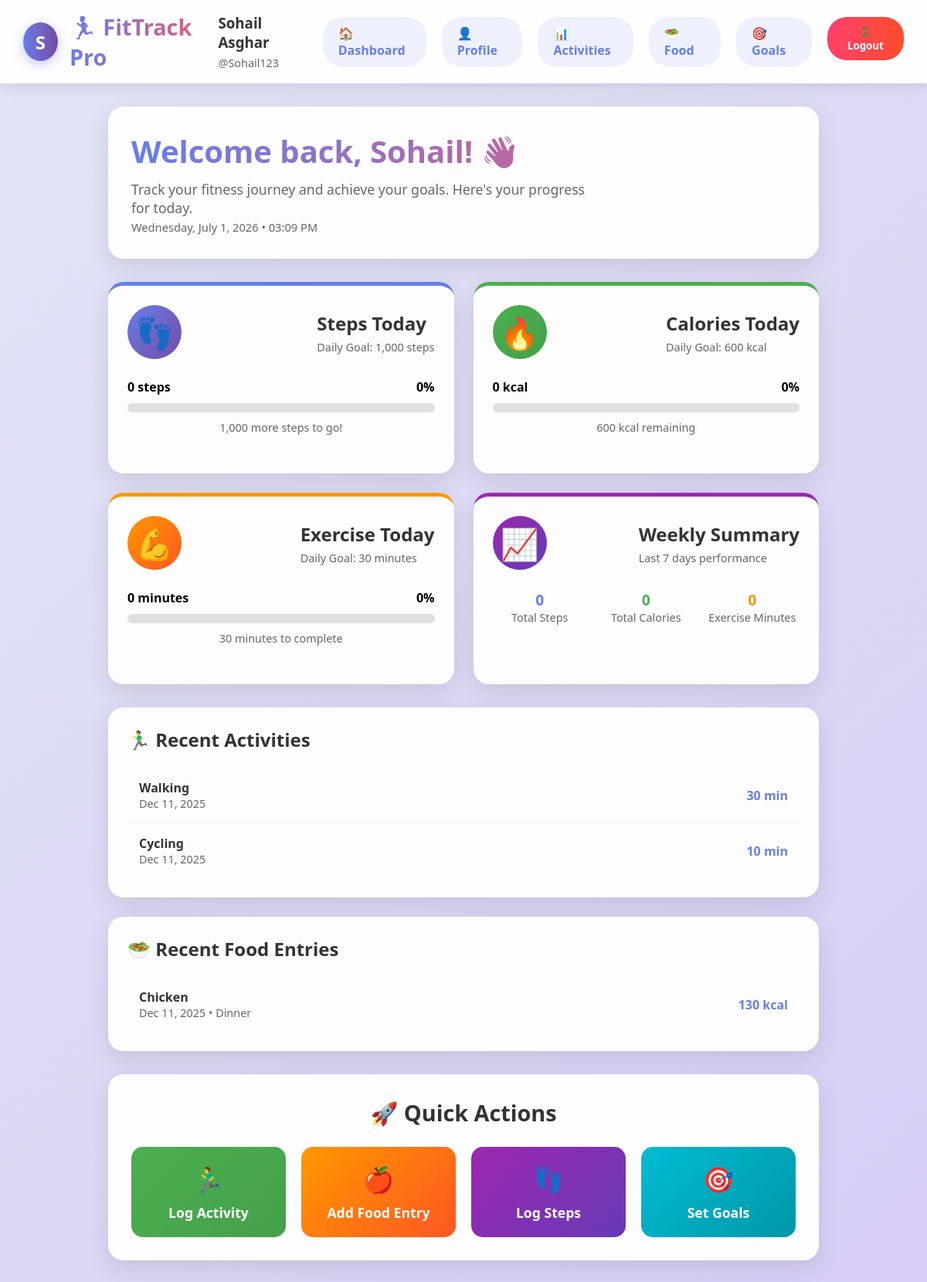
The app's page /dashboard.php (signed in) with its own data.
### tables this page shows
CREATE TABLE `user_goals` (
  `user_goal_id` int(11) NOT NULL AUTO_INCREMENT,
  `user_id` int(11) NOT NULL,
  `daily_steps_goal` int(11) DEFAULT 10000,
  `daily_calorie_goal` int(11) DEFAULT 2000,
  `daily_exercise_minutes` int(11) DEFAULT 30,
  `weight_goal` decimal(6,2) DEFAULT NULL,
  `updated_at` timestamp NOT NULL DEFAULT current_timestamp() ON UPDATE current_timestamp(),
  PRIMARY KEY (`user_goal_id`),
  UNIQUE KEY `unique_user` (`user_id`),
  CONSTRAINT `user_goals_ibfk_1` FOREIGN KEY (`user_id`) REFERENCES `users` (`user_id`) ON DELETE CASCADE
);

CREATE TABLE `activities` (
  `activity_id` int(11) NOT NULL AUTO_INCREMENT,
  `user_id` int(11) NOT NULL,
  `activity_type` enum('walking','running','cycling','swimming','gym','yoga','other') NOT NULL,
  `activity_name` varchar(100) DEFAULT NULL,
  `duration_minutes` int(11) NOT NULL,
  `intensity` enum('low','medium','high') DEFAULT 'medium',
  `calories_burned` int(11) DEFAULT NULL,
  `activity_date` date NOT NULL,
  `activity_time` time DEFAULT NULL,
  `notes` text DEFAULT NULL,
  `created_at` timestamp NOT NULL DEFAULT current_timestamp(),
  PRIMARY KEY (`activity_id`),
  KEY `user_id` (`user_id`),
  CONSTRAINT `activities_ibfk_1` FOREIGN KEY (`user_id`) REFERENCES `users` (`user_id`) ON DELETE CASCADE
);

CREATE TABLE `food_entries` (
  `food_id` int(11) NOT NULL AUTO_INCREMENT,
  `user_id` int(11) NOT NULL,
  `meal_type` enum('breakfast','lunch','dinner','snack') NOT NULL,
  `food_name` varchar(150) NOT NULL,
  `quantity` decimal(6,2) NOT NULL,
  `unit` varchar(20) DEFAULT 'grams',
  `calories` int(11) NOT NULL,
  `protein` decimal(6,2) DEFAULT NULL,
  `carbs` decimal(6,2) DEFAULT NULL,
  `fats` decimal(6,2) DEFAULT NULL,
  `entry_date` date NOT NULL,
  `entry_time` time DEFAULT NULL,
  `created_at` timestamp NOT NULL DEFAULT current_timestamp(),
  PRIMARY KEY (`food_id`),
  KEY `user_id` (`user_id`),
  CONSTRAINT `food_entries_ibfk_1` FOREIGN KEY (`user_id`) REFERENCES `users` (`user_id`) ON DELETE CASCADE
);

### dashboard.php (the view, shortened to what this page needs)
<?php
require_once 'conn.php';
$user_id = $_SESSION['user_id'];
$username = $_SESSION['username'];
$full_name = $_SESSION['full_name'];
$today = date('Y-m-d');
$steps_sql = "SELECT step_count FROM steps WHERE user_id = $user_id AND step_date = '$today'";
$steps_result = $conn->query($steps_sql);
$today_steps = $steps_result->num_rows > 0 ? $steps_result->fetch_assoc()['step_count'] : 0;
$calories_sql = "SELECT SUM(calories) as total_calories FROM food_entries WHERE user_id = $user_id AND entry_date = '$today'";
$calories_result = $conn->query($calories_sql);
$today_calories = $calories_result->fetch_assoc()['total_calories'] ?? 0;
$exercise_sql = "SELECT SUM(duration_minutes) as total_minutes FROM activities WHERE user_id = $user_id AND activity_date = '$today'";
$exercise_result = $conn->query($exercise_sql);
$today_exercise = $exercise_result->fetch_assoc()['total_minutes'] ?? 0;
$goals_sql = "SELECT daily_steps_goal, daily_calorie_goal, daily_exercise_minutes FROM user_goals WHERE user_id = $user_id";
$goals_result = $conn->query($goals_sql);
if ($goals_result->num_rows > 0) {
    $goals = $goals_result->fetch_assoc();
    $steps_goal = $goals['daily_steps_goal'] ?? 10000;
    $calorie_goal = $goals['daily_calorie_goal'] ?? 2000;
    $exercise_goal = $goals['daily_exercise_minutes'] ?? 30;
} else {
    $steps_goal = 10000;
    $calorie_goal = 2000;
    $exercise_goal = 30;
}
$steps_percentage = min(100, ($today_steps / $steps_goal) * 100);
$calories_percentage = min(100, ($today_calories / $calorie_goal) * 100);
$exercise_percentage = min(100, ($today_exercise / $exercise_goal) * 100);
$activities_sql = "SELECT * FROM activities WHERE user_id = $user_id ORDER BY activity_date DESC LIMIT 5";
$activities_result = $conn->query($activities_sql);
$food_sql = "SELECT * FROM food_entries WHERE user_id = $user_id ORDER BY entry_date DESC LIMIT 5";
$food_result = $conn->query($food_sql);
$week_start = date('Y-m-d', strtotime('-6 days'));
$weekly_sql = "SELECT
    SUM(step_count) as weekly_steps,
    SUM(calories) as weekly_calories,
    SUM(duration_minutes) as weekly_exercise
    FROM (
        SELECT step_count, 0 as calories, 0 as duration_minutes, step_date as date FROM steps WHERE user_id = $user_id AND step_date >= '$week_start'
        UNION ALL
        SELECT 0, calories, 0, entry_date FROM food_entries WHERE user_id = $user_id AND entry_date >= '$week_start'
        UNION ALL
        SELECT 0, 0, duration_minutes, activity_date FROM activities WHERE user_id = $user_id AND activity_date >= '$week_start'
    ) as combined";
$weekly_result = $conn->query($weekly_sql);
$weekly_data = $weekly_result->fetch_assoc();
?>
<!DOCTYPE html>
<html lang="en">
<head>
</head>
<body>
    <nav class="navbar">
        <div class="logo">
            <div class="user-avatar">
                <?php echo strtoupper(substr($full_name, 0, 1)); ?>
            </div>
            <h1>🏃‍♂️ FitTrack Pro</h1>
        </div>
        <div class="user-info">
            <div class="user-details">
                <h3><?php echo htmlspecialchars($full_name); ?></h3>
                <p>@<?php echo htmlspecialchars($username); ?></p>
            </div>
            <div class="nav-links">
                <a href="dashboard.php" class="nav-link">🏠 Dashboard</a>
                <a href="profile.php" class="nav-link">👤 Profile</a>
                <a href="activities.php" class="nav-link">📊 Activities</a>
                <a href="food.php" class="nav-link">🥗 Food</a>
                <a href="goals.php" class="nav-link">🎯 Goals</a>
                <form action="logout.php" method="POST" style="display: inline;">
                    <button type="submit" class="logout-btn">🚪 Logout</button>
                </form>
            </div>
        </div>
    </nav>
    <div class="container">
        <div class="welcome-section">
            <h2>Welcome back, <?php echo htmlspecialchars(explode(' ', $full_name)[0]); ?>! 👋</h2>
            <p>Track your fitness journey and achieve your goals. Here's your progress for today.</p>
        </div>
        <div class="stats-grid">
            <div class="stat-card steps">
                <div class="stat-header">
                    <div class="stat-icon">👣</div>
                    <div class="stat-title">
                        <h3>Steps Today</h3>
                        <p>Daily Goal: <?php echo number_format($steps_goal); ?> steps</p>
                    </div>
                </div>
                <div class="progress-container">
                    <div class="progress-info">
                        <span><?php echo number_format($today_steps); ?> steps</span>
                        <span><?php echo round($steps_percentage, 1); ?>%</span>
                    </div>
                    <div class="progress-bar">
                    </div>
                    <div class="goal-text">
                        <?php if($steps_percentage >= 100): ?>
                            🎉 Goal achieved! You're amazing!
                        <?php else: ?>
                            <?php echo number_format($steps_goal - $today_steps); ?> more steps to go!
                        <?php endif; ?>
                    </div>
                </div>
            </div>
            <div class="stat-card calories">
                <div class="stat-header">
                    <div class="stat-icon">🔥</div>
                    <div class="stat-title">
                        <h3>Calories Today</h3>
                        <p>Daily Goal: <?php echo number_format($calorie_goal); ?> kcal</p>
                    </div>
                </div>
                <div class="progress-container">
                    <div class="progress-info">
                        <span><?php echo number_format($today_calories); ?> kcal</span>
                        <span><?php echo round($calories_percentage, 1); ?>%</span>
                    </div>
                    <div class="progress-bar">
                    </div>
                    <div class="goal-text">
                        <?php if($calories_percentage >= 100): ?>
                            🎯 Target reached! Great job!
                        <?php else: ?>
                            <?php echo number_format($calorie_goal - $today_calories); ?> kcal remaining
                        <?php endif; ?>
                    </div>
                </div>
            </div>
            <div class="stat-card exercise">
                <div class="stat-header">
                    <div class="stat-icon">💪</div>
                    <div class="stat-title">
                        <h3>Exercise Today</h3>
                        <p>Daily Goal: <?php echo $exercise_goal; ?> minutes</p>
                    </div>
                </div>
                <div class="progress-container">
                    <div class="progress-info">
                        <span><?php echo $today_exercise; ?> minutes</span>
                        <span><?php echo round($exercise_percentage, 1); ?>%</span>
                    </div>
                    <div class="progress-bar">
                    </div>
                    <div class="goal-text">
                        <?php if($exercise_percentage >= 100): ?>
                            🏆 Exercise goal completed! 💪
                        <?php else: ?>
                            <?php echo $exercise_goal - $today_exercise; ?> minutes to complete
                        <?php endif; ?>
                    </div>
                </div>
            </div>
            <div class="stat-card weekly">
                <div class="stat-header">
                    <div class="stat-icon">📈</div>
                    <div class="stat-title">
                        <h3>Weekly Summary</h3>
                        <p>Last 7 days performance</p>
                    </div>
                </div>
                <div class="progress-container">
                    <div style="display: grid; grid-template-columns: repeat(3, 1fr); gap: 15px; margin-top: 20px;">
                        <div style="text-align: center;">
                            <h4 style="color: #667eea; font-size: 1.2rem;"><?php echo number_format($weekly_data['weekly_steps'] ?? 0); ?></h4>
                            <p style="color: #666; font-size: 0.9rem;">Total Steps</p>
                        </div>
                        <div style="text-align: center;">
                            <h4 style="color: #4CAF50; font-size: 1.2rem;"><?php echo number_format($weekly_data['weekly_calories'] ?? 0); ?></h4>
                            <p style="color: #666; font-size: 0.9rem;">Total Calories</p>
                        </div>
                        <div style="text-align: center;">
                            <h4 style="color: #ff9800; font-size: 1.2rem;"><?php echo number_format($weekly_data['weekly_exercise'] ?? 0); ?></h4>
                            <p style="color: #666; font-size: 0.9rem;">Exercise Minutes</p>
                        </div>
                    </div>
                </div>
            </div>
        </div>
        <div class="activity-grid">
            <div class="activity-card">
                <h3>🏃‍♂️ Recent Activities</h3>
                <ul class="activity-list">
                    <?php if($activities_result->num_rows > 0): ?>
                        <?php while($activity = $activities_result->fetch_assoc()): ?>
                            <li class="activity-item">
                                <div>
                                    <div class="activity-name"><?php echo ucfirst($activity['activity_type']); ?></div>
                                    <div class="activity-time"><?php echo date('M d, Y', strtotime($activity['activity_date'])); ?></div>
                                </div>
                                <div class="activity-value"><?php echo $activity['duration_minutes']; ?> min</div>
                            </li>
                        <?php endwhile; ?>
                    <?php endif; ?>
                </ul>
            </div>
            <div class="activity-card">
                <h3>🥗 Recent Food Entries</h3>
                <ul class="activity-list">
                    <?php if($food_result->num_rows > 0): ?>
                        <?php while($food = $food_result->fetch_assoc()): ?>
                            <li class="activity-item">
                                <div>
                                    <div class="activity-name"><?php echo ucfirst($food['food_name']); ?></div>
                                    <div class="activity-time"><?php echo date('M d, Y', strtotime($food['entry_date'])); ?> • <?php echo ucfirst($food['meal_type']); ?></div>
                                </div>
                                <div class="activity-value"><?php echo $food['calories']; ?> kcal</div>
                            </li>
                        <?php endwhile; ?>
                    <?php endif; ?>
                </ul>
            </div>
        </div>
        <div class="quick-actions">
            <h3>🚀 Quick Actions</h3>
            <div class="actions-grid">
                <button class="action-btn log-activity" onclick="window.location.href='activities.php'">
                    <span style="font-size: 2rem;">🏃‍♂️</span>
                    Log Activity
                </button>
                <button class="action-btn add-food" onclick="window.location.href='food.php'">
                    <span style="font-size: 2rem;">🍎</span>
                    Add Food Entry
                </button>
                <button class="action-btn log-steps" onclick="window.location.href='log_steps.php'">
                    <span style="font-size: 2rem;">👣</span>
                    Log Steps
                </button>
                <button class="action-btn set-goals" onclick="window.location.href='goals.php'">
                    <span style="font-size: 2rem;">🎯</span>
                    Set Goals
                </button>
            </div>
        </div>
    </div>
</body>
</html>

### records on screen
user_goals: daily_steps_goal "1,000", daily_steps_goal "0", $steps_goal-$today_steps "1,000", daily_calorie_goal "600", $calorie_goal-$today_calories "600", daily_exercise_minutes "30", $exercise_goal-$today_exercise "30"
activities: activity_type "Walking", activity_date "Dec 11, 2025", duration_minutes "30"
activities: activity_type "Cycling", activity_date "Dec 11, 2025", duration_minutes "10"
food_entries: food_name "Chicken", entry_date "Dec 11, 2025", meal_type "Dinner", calories "130"

### other values on screen
substr($full_name, 0, 1) "S"
$full_name "Sohail Asghar"
$username "Sohail123"
$today_steps "0"
$today_calories "0"
$calories_percentage "0"
$today_exercise "0"
$exercise_percentage "0"
$weekly_data['weekly_steps'] "0"
$weekly_data['weekly_calories'] "0"
$weekly_data['weekly_exercise'] "0"
